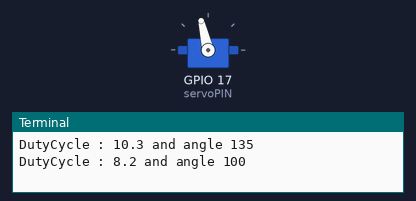
This program was run on a simulated Raspberry Pi (BCM pin numbers). Parts: servo, the last lines printed to the terminal. Servo angles are drawn from the pulse width (0.5 ms = 0°, 2.5 ms = 180°).

Above: at 0.05 s.
At 3.2 s:
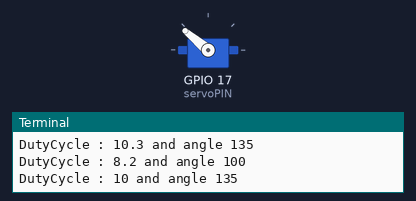
Timing chart, 0 to 7.4 s (numbered marks = the images above):
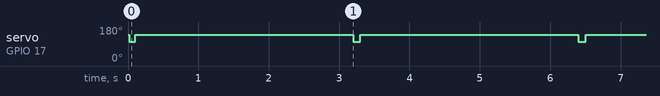

Measured:
- by itself, servo on GPIO 17 (servoPIN): alternates 140° for 3.1 s and 103° for 0.10 s

The program:

version25.py
```python
import RPi.GPIO as GPIO
import time

servoPIN = 17
GPIO.setmode(GPIO.BCM)
GPIO.setup(servoPIN, GPIO.OUT)

p = GPIO.PWM(servoPIN, 50) # GPIO 17 for PWM with 50Hz
p.start(10.3) # Initialization
print("DutyCycle : 10.3 and angle 135")
try:
  while True:

    #x = input("")
    p.ChangeDutyCycle(8.2)
    print("DutyCycle : 8.2 and angle 100")
    time.sleep(0.1)

    #x = input("")
    p.ChangeDutyCycle(10.3)
    print("DutyCycle : 10 and angle 135")
    time.sleep(0.1)

    time.sleep(3)
except KeyboardInterrupt:
  p.stop()
  GPIO.cleanup()
```
